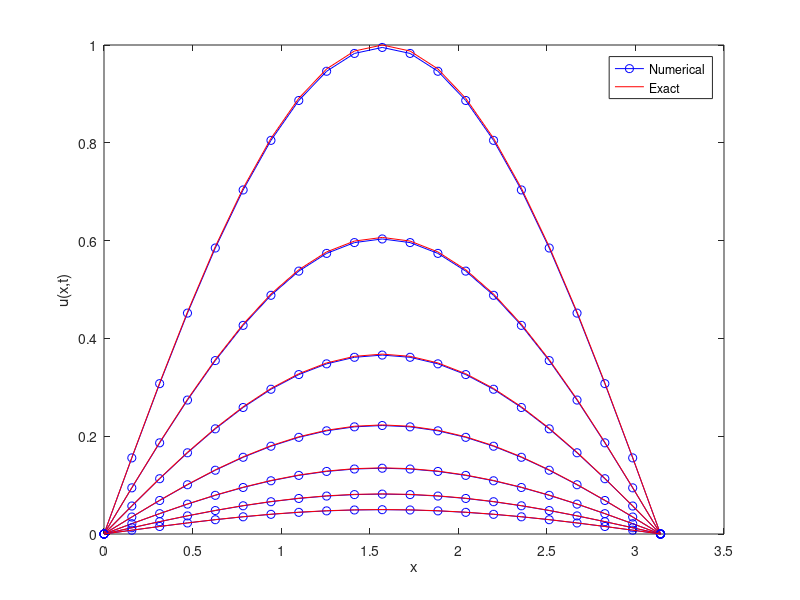

MATLAB code to generate this figure:
% Implements the forward in time, central in space (FTCS) scheme
% with homogeneous Dirichlet boundary conditions

clear
clf

% Initialize variables
L = pi; T = 3;
I = 20; J = 600;
h = L/I; k = T/J; lambda = k/h^2;

% Define initial condition
f = @(x) sin(x);

% Define boundary conditions
a = @(t) 0;
b = @(t) 0;

% Define coefficient matrix for FTCS
F = diag((1-2*lambda)*ones(1,I-1))+diag(lambda*ones(1,I-2),1)+diag(lambda*ones(1,I-2),-1);

% Set up initial condition
U = f(h*[1:I-1])';

% Implement FTCS scheme
for j = 0:J-1
    p = lambda*[a(j*k) zeros(1,I-3) b(j*k)]';
    U = F*U+p;
    if mod(j,100) == 0
        plot([0:h:L],[a(k*J) U' b(k*J)],'-ob') 
        hold on
        plot([0:h:L],exp(-j*k)*sin([0:h:L]),'-r')  
        hold on
    end
end


plot([0:h:L],[a(J*k) U' b(J*k)],'-ob')
hold on
plot([0:h:L],exp(-j*k)*sin([0:h:L]),'-r')
legend('Numerical','Exact')
xlabel('x')
ylabel('u(x,t)')
